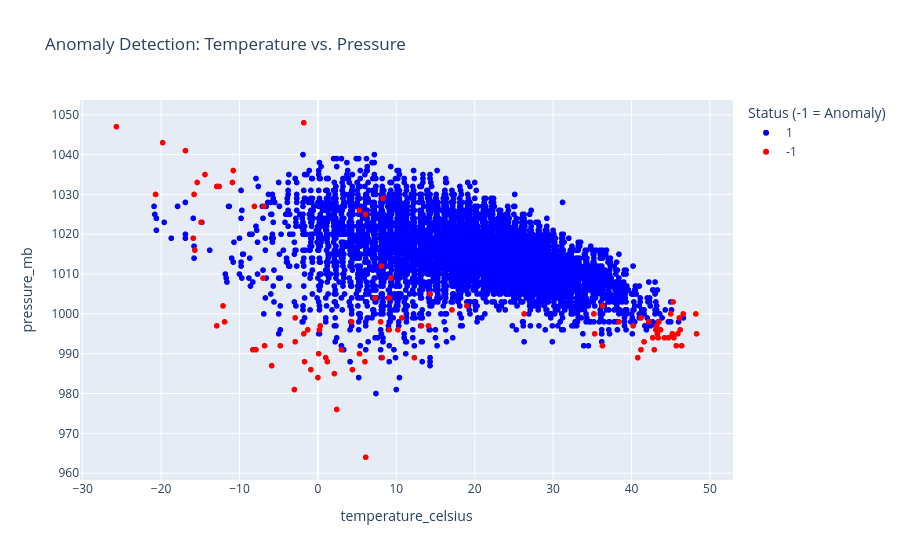

Write notebook code for a chart like this one.
### Markdown cell above
### EDA Insights & The Anomaly Trap
* **Correlations:** The heatmap reveals that the strongest positive relationship exists between humidity and cloud cover (0.51). Temperature shows an expected negative correlation with both pressure (-0.29) and humidity (-0.34).
* **Seasonality & Anomalies:** The time-series plot confirms clear yearly seasonality, which validates the use of seasonal forecasting models later. However, **critical data anomalies exist**. There are massive, physically impossible downward spikes in the global average temperature (e.g., dropping near 5°C in early 2026). These outliers must be isolated before modeling.

### Code cell
from sklearn.ensemble import IsolationForest
import plotly.express as px

print("Training Isolation Forest to detect anomalies...")

# We will look for anomalies across our core features
features = ['temperature_celsius', 'wind_mph', 'pressure_mb']

# Initialize the model (telling it to flag the weirdest 1% of our data)
iso = IsolationForest(contamination=0.01, random_state=42)

# Fit the model and predict (-1 means it's an anomaly, 1 means it's normal)
df['anomaly_flag'] = iso.fit_predict(df[features])

# Let's see how many anomalies it found!
print("\nAnomaly Counts:")
print(df['anomaly_flag'].value_counts().rename({1: 'Normal (1)', -1: 'Anomaly (-1)'}))

# Let's visualize where these anomalies are on a scatter plot
fig = px.scatter(
    df.sample(10000, random_state=42), # Sampling 10k rows so the browser doesn't crash
    x='temperature_celsius', 
    y='pressure_mb', 
    color=df.sample(10000, random_state=42)['anomaly_flag'].astype(str),
    color_discrete_map={'-1': 'red', '1': 'blue'},
    title='Anomaly Detection: Temperature vs. Pressure',
    labels={'color': 'Status (-1 = Anomaly)'}
)

# Save the plot for the report
fig.write_html('../outputs/anomaly_scatter.html')
fig.show()

### Figure 1 — Plotly figure (JSON) as saved in the notebook; plotly's stock layout.template omitted (floating-point values rounded to 4 significant figures; data arrays with more than 128 entries replaced by an {"elided": "..."} marker saying what was removed)
{"data": [{"hovertemplate": "Status (-1 = Anomaly)=1<br>temperature_celsius=%{x}<br>pressure_mb=%{y}<extra></extra>", "legendgroup": "1", "marker": {"color": "blue", "symbol": "circle"}, "mode": "markers", "name": "1", "showlegend": true, "type": "scattergl", "x": {"elided": "9901 float values"}, "xaxis": "x", "y": {"elided": "9901 float values"}, "yaxis": "y"}, {"hovertemplate": "Status (-1 = Anomaly)=-1<br>temperature_celsius=%{x}<br>pressure_mb=%{y}<extra></extra>", "legendgroup": "-1", "marker": {"color": "red", "symbol": "circle"}, "mode": "markers", "name": "-1", "showlegend": true, "type": "scattergl", "x": [44.2, -1.8, -12.6, -7.9, 44.7, 40.8, 19.0, -15.4, 1.2, -11.9, 42.2, -5.9, 10.7, 0.3, 45.2, 9.3, 6.0, -6.8, 45.7, 8.0, 43.3, 41.2, 4.3, 3.0, 36.3, -10.9, 36.3, 2.1, 0.1, 13.2, 43.4, -12.1, -12.9, 43.1, -14.9, 38.4, -15.8, -2.9, 14.3, -15.9, 43.7, -20.7, -1.8, 26.3, 41.2, 9.1, 45.0, 8.3, 43.2, 8.2, -25.7, -6.9, -4.8, -0.0, 46.4, 4.4, -1.3, 0.2, -3.0, -16.9, -7.0, 12.3, 45.3, 5.3, 46.1, 6.1, 46.2, 8.1, 35.2, 45.4, 10.2, -8.3, 6.1, 5.3, 43.5, -1.7, -0.9, -2.9, -14.4, 17.1, 9.1, -15.7, 7.3, 48.2, -8.1, -10.8, 46.6, 41.6, 48.3, 42.9, 35.3, 45.9, 14.1, -12.9, 1.0, 2.4, -19.8, 40.2, 42.7], "xaxis": "x", "y": [994.0, 995.0, 1032.0, 991.0, 994.0, 989.0, 1002.0, 1033.0, 988.0, 998.0, 998.0, 987.0, 999.0, 997.0, 995.0, 1009.0, 988.0, 992.0, 992.0, 998.0, 995.0, 999.0, 998.0, 991.0, 1002.0, 1033.0, 992.0, 985.0, 990.0, 997.0, 994.0, 1002.0, 1032.0, 996.0, 1023.0, 998.0, 1030.0, 999.0, 1005.0, 1019.0, 996.0, 1030.0, 1048.0, 1000.0, 991.0, 996.0, 1000.0, 1029.0, 997.0, 989.0, 1047.0, 1027.0, 992.0, 984.0, 992.0, 986.0, 996.0, 996.0, 981.0, 1041.0, 1009.0, 989.0, 1003.0, 990.0, 999.0, 1025.0, 996.0, 1012.0, 1000.0, 994.0, 996.0, 991.0, 964.0, 1026.0, 998.0, 988.0, 986.0, 993.0, 1035.0, 1001.0, 1004.0, 1016.0, 1004.0, 1000.0, 1027.0, 1036.0, 1000.0, 993.0, 995.0, 991.0, 995.0, 995.0, 997.0, 997.0, 989.0, 976.0, 1043.0, 997.0, 994.0], "yaxis": "y"}], "layout": {"legend": {"title": {"text": "Status (-1 = Anomaly)"}, "tracegroupgap": 0}, "title": {"text": "Anomaly Detection: Temperature vs. Pressure"}, "xaxis": {"anchor": "y", "domain": [0, 1], "title": {"text": "temperature_celsius"}}, "yaxis": {"anchor": "x", "domain": [0, 1], "title": {"text": "pressure_mb"}}}}
